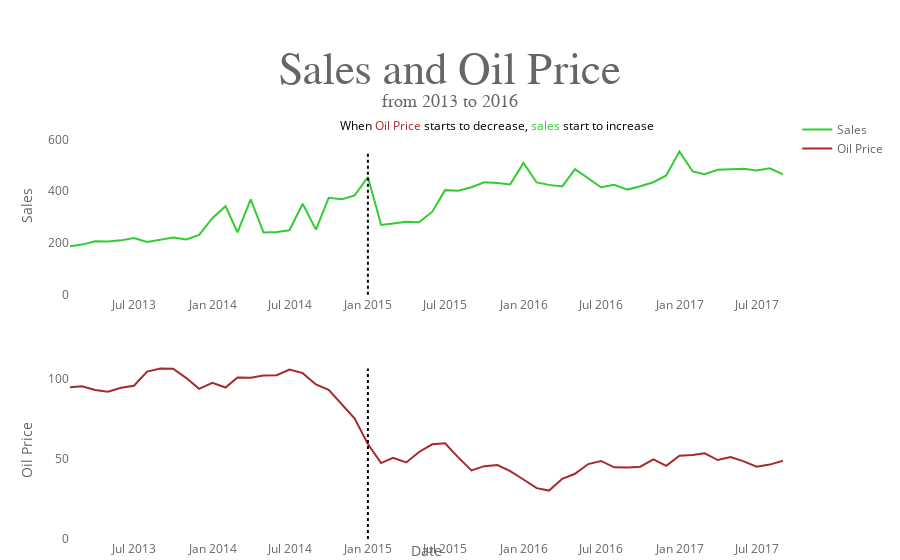

The cell this chart's notebook holds for it:
### Code cell
fig = make_subplots(rows=2, cols=1)
# adding traces
fig.add_trace(go.Scatter(x=sales_oil_by_month.index, y=sales_oil_by_month.sales, mode="lines", name="Sales", marker_color="limegreen"), row=1, col=1)
fig.add_trace(go.Scatter(x=sales_oil_by_month.index, y=sales_oil_by_month.dcoilwtico, 
                         mode="lines", name="Oil Price", marker_color="brown"), row=2, col=1)
# updating axis titles
fig.update_xaxes(showgrid=False, row=1, col=1)
fig.update_xaxes(title_text="Date", showgrid=False, row=2, col=1)
fig.update_yaxes(title_text="Sales", showgrid=False, row=1, col=1)
fig.update_yaxes(title_text="Oil Price", showgrid=False, row=2, col=1)
# add vertical line in the plot
fig.update_layout(
        shapes=[
        dict(type="line", x0=pd.to_datetime("2014-12-31"), xref="x", y0=0, yref="y", x1=pd.to_datetime("2014-12-31"),
        y1=sales_oil_by_month.sales.max(),
        line=dict(color="black", width=2, dash="dot")),
        dict(type="line", x0=pd.to_datetime("2014-12-31"), xref="x2", y0=0, yref="y2", x1=pd.to_datetime("2014-12-31"),
        y1=sales_oil_by_month.dcoilwtico.max(),
        line=dict(color="black", width=2, dash="dot")),
        ],
        annotations=[
                dict(x=pd.to_datetime("2015-10-31"), y=sales_oil_by_month.sales.max()+100, xref="x", yref="y",
        text="When <span style='color:brown'>Oil Price</span> starts to decrease, <span style='color:limegreen'>sales</span> start to increase", showarrow=False, font=dict(color="black", size=12))
        ]
)
# updating figure layout
fig.update_layout(template=custom_template_go,
                  title={'text': "<span style='font-size:45px; font-family:Times New Roman'>Sales and Oil Price</span><br>from 2013 to 2016<br><br>",
                  'y':0.85, 'x':0.5,
                  'xanchor': 'center', 'yanchor': 'top'},
                    )
fig.show()

### Figure 1 — Plotly figure (JSON) as saved in the notebook; plotly's stock layout.template omitted (floating-point values rounded to 4 significant figures)
{"data": [{"marker": {"color": "limegreen"}, "mode": "lines", "name": "Sales", "type": "scatter", "x": ["2013-01-31T00:00:00", "2013-02-28T00:00:00", "2013-03-31T00:00:00", "2013-04-30T00:00:00", "2013-05-31T00:00:00", "2013-06-30T00:00:00", "2013-07-31T00:00:00", "2013-08-31T00:00:00", "2013-09-30T00:00:00", "2013-10-31T00:00:00", "2013-11-30T00:00:00", "2013-12-31T00:00:00", "2014-01-31T00:00:00", "2014-02-28T00:00:00", "2014-03-31T00:00:00", "2014-04-30T00:00:00", "2014-05-31T00:00:00", "2014-06-30T00:00:00", "2014-07-31T00:00:00", "2014-08-31T00:00:00", "2014-09-30T00:00:00", "2014-10-31T00:00:00", "2014-11-30T00:00:00", "2014-12-31T00:00:00", "2015-01-31T00:00:00", "2015-02-28T00:00:00", "2015-03-31T00:00:00", "2015-04-30T00:00:00", "2015-05-31T00:00:00", "2015-06-30T00:00:00", "2015-07-31T00:00:00", "2015-08-31T00:00:00", "2015-09-30T00:00:00", "2015-10-31T00:00:00", "2015-11-30T00:00:00", "2015-12-31T00:00:00", "2016-01-31T00:00:00", "2016-02-29T00:00:00", "2016-03-31T00:00:00", "2016-04-30T00:00:00", "2016-05-31T00:00:00", "2016-06-30T00:00:00", "2016-07-31T00:00:00", "2016-08-31T00:00:00", "2016-09-30T00:00:00", "2016-10-31T00:00:00", "2016-11-30T00:00:00", "2016-12-31T00:00:00", "2017-01-31T00:00:00", "2017-02-28T00:00:00", "2017-03-31T00:00:00", "2017-04-30T00:00:00", "2017-05-31T00:00:00", "2017-06-30T00:00:00", "2017-07-31T00:00:00", "2017-08-31T00:00:00"], "xaxis": "x", "y": [187.0, 193.6, 206.9, 205.6, 209.9, 218.7, 203.8, 212.5, 220.6, 213.2, 231.1, 295.6, 342.3, 241.3, 368.7, 240.6, 242.2, 249.2, 351.6, 251.4, 374.5, 369.2, 384.1, 455.3, 269.7, 275.4, 282.4, 279.7, 321.0, 404.3, 402.0, 415.7, 434.7, 432.2, 426.6, 509.6, 434.1, 424.7, 418.7, 485.7, 448.6, 415.4, 424.7, 406.4, 419.3, 435.0, 461.0, 554.4, 476.6, 466.0, 483.4, 484.4, 487.2, 480.4, 489.0, 465.1], "yaxis": "y"}, {"marker": {"color": "brown"}, "mode": "lines", "name": "Oil Price", "type": "scatter", "x": ["2013-01-31T00:00:00", "2013-02-28T00:00:00", "2013-03-31T00:00:00", "2013-04-30T00:00:00", "2013-05-31T00:00:00", "2013-06-30T00:00:00", "2013-07-31T00:00:00", "2013-08-31T00:00:00", "2013-09-30T00:00:00", "2013-10-31T00:00:00", "2013-11-30T00:00:00", "2013-12-31T00:00:00", "2014-01-31T00:00:00", "2014-02-28T00:00:00", "2014-03-31T00:00:00", "2014-04-30T00:00:00", "2014-05-31T00:00:00", "2014-06-30T00:00:00", "2014-07-31T00:00:00", "2014-08-31T00:00:00", "2014-09-30T00:00:00", "2014-10-31T00:00:00", "2014-11-30T00:00:00", "2014-12-31T00:00:00", "2015-01-31T00:00:00", "2015-02-28T00:00:00", "2015-03-31T00:00:00", "2015-04-30T00:00:00", "2015-05-31T00:00:00", "2015-06-30T00:00:00", "2015-07-31T00:00:00", "2015-08-31T00:00:00", "2015-09-30T00:00:00", "2015-10-31T00:00:00", "2015-11-30T00:00:00", "2015-12-31T00:00:00", "2016-01-31T00:00:00", "2016-02-29T00:00:00", "2016-03-31T00:00:00", "2016-04-30T00:00:00", "2016-05-31T00:00:00", "2016-06-30T00:00:00", "2016-07-31T00:00:00", "2016-08-31T00:00:00", "2016-09-30T00:00:00", "2016-10-31T00:00:00", "2016-11-30T00:00:00", "2016-12-31T00:00:00", "2017-01-31T00:00:00", "2017-02-28T00:00:00", "2017-03-31T00:00:00", "2017-04-30T00:00:00", "2017-05-31T00:00:00", "2017-06-30T00:00:00", "2017-07-31T00:00:00", "2017-08-31T00:00:00"], "xaxis": "x2", "y": [94.74, 95.38, 93.14, 92.02, 94.52, 95.77, 104.6, 106.6, 106.4, 100.5, 93.8, 97.63, 94.64, 100.9, 100.8, 102.2, 102.3, 105.8, 103.6, 96.54, 93.2, 84.4, 75.3, 59.29, 47.45, 50.73, 47.82, 54.34, 59.17, 59.82, 50.97, 42.87, 45.5, 46.22, 42.35, 37.19, 31.77, 30.26, 37.57, 40.76, 46.82, 48.76, 44.75, 44.72, 45.17, 49.78, 45.71, 52.01, 52.49, 53.5, 49.33, 51.14, 48.53, 45.18, 46.49, 48.9], "yaxis": "y2"}], "layout": {"annotations": [{"font": {"color": "black", "size": 12}, "showarrow": false, "text": "When <span style='color:brown'>Oil Price</span> starts to decrease, <span style='color:limegreen'>sales</span> start to increase", "x": "2015-10-31T00:00:00", "xref": "x", "y": 654.4, "yref": "y"}], "shapes": [{"line": {"color": "black", "dash": "dot", "width": 2}, "type": "line", "x0": "2014-12-31T00:00:00", "x1": "2014-12-31T00:00:00", "xref": "x", "y0": 0, "y1": 554.4, "yref": "y"}, {"line": {"color": "black", "dash": "dot", "width": 2}, "type": "line", "x0": "2014-12-31T00:00:00", "x1": "2014-12-31T00:00:00", "xref": "x2", "y0": 0, "y1": 106.6, "yref": "y2"}], "title": {"text": "<span style='font-size:45px; font-family:Times New Roman'>Sales and Oil Price</span><br>from 2013 to 2016<br><br>", "x": 0.5, "xanchor": "center", "y": 0.85, "yanchor": "top"}, "xaxis": {"anchor": "y", "domain": [0, 1], "showgrid": false}, "xaxis2": {"anchor": "y2", "domain": [0, 1], "showgrid": false, "title": {"text": "Date"}}, "yaxis": {"anchor": "x", "domain": [0.575, 1], "showgrid": false, "title": {"text": "Sales"}}, "yaxis2": {"anchor": "x2", "domain": [0, 0.425], "showgrid": false, "title": {"text": "Oil Price"}}}}
